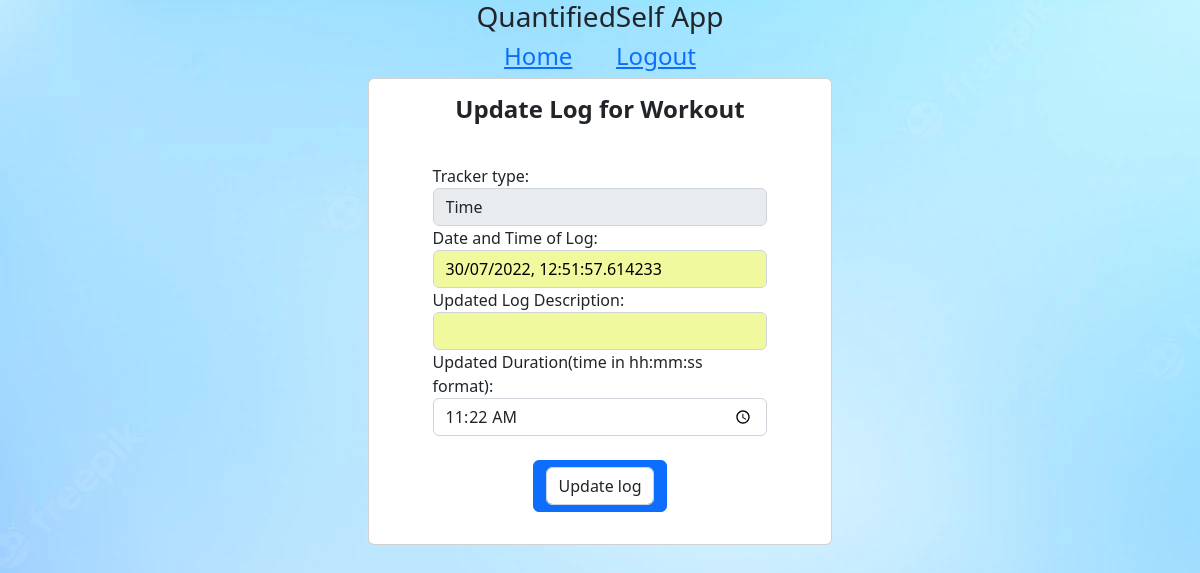
/log/3/update (signed in), run on the app's committed database.
### database.py (models this page shows, shortened)
class Tracker(db.Model):
    user_id = db.Column(db.Integer,
                        db.ForeignKey('user.user_id'),
                        nullable=False)
    tracker_id = db.Column(db.Integer, primary_key=True, autoincrement=True)
    tracker_name = db.Column(db.String, nullable=False)
    description_tracker = db.Column(db.String, nullable=False)
    type = db.Column(db.String, nullable=False)
    logs = db.relationship("Log", cascade="all", backref="tracker")

class Log(db.Model):
    tracker_id = db.Column(db.Integer,
                           db.ForeignKey("tracker.tracker_id"),
                           nullable=False)
    log_id = db.Column(db.Integer, primary_key=True, autoincrement=True)
    log = db.Column(db.String, nullable=False)
    date_time = db.Column(db.DateTime, nullable=False)
    log_description = db.Column(db.String, nullable=False)

### main.py (the view, shortened to what this page needs)
@app.route('/log/<int:log_id>/update', methods=['GET', 'POST'])
@login_required
def update_log(log_id):
    lot = db.session.query(Log.log_id).all()
    if (log_id, ) not in lot:
        return error_page("No such log")
    l = Log.query.get(log_id)
    return render_template('log_update.html', log=l, datetime=datetime)

### main.py (called while the page is built)
@login_manager.user_loader
def load_user(user_id):
    return User.query.get(user_id)

### templates/log_update.html (shortened to what this page needs)
<html>
  <head>
    <link href="https://cdn.jsdelivr.net/npm/bootstrap@5.2.0/dist/css/bootstrap.min.css" rel="stylesheet">
    <link rel="stylesheet" href="/static/main.css">
  </head>
  <body>
    <center><h3> QuantifiedSelf App</h3></center>
    <div class="h4 col-15 d-flex justify-content-center">
            <a href="/home">Home</a>&nbsp;&nbsp;&nbsp;&nbsp;&nbsp;&nbsp;&nbsp;
            <a href="/logout">Logout</a></div>
    <div class="container mt-14 mb-14 d-flex justify-content-center">
        <div class="card px-5 py-10">
        <div class="card-body">
        <form class="well form-horizontal" action="/log/{{log.log_id}}/update" method="post">
             <center><h4 class="card-title mb-3"><b>Update Log for {{log.tracker.tracker_name}}</b></h4></center><br>
          <div class="row">
                <div class="col-sm-15">
                    <div class="form-group">
          <label for="type" class="col-md-10 control-label">Tracker type:</label>
                      <div class="input-group">
          <input name="type" class="form-control" value="{{log.tracker.type}}" disabled></div>
      </div></div></div>
          <div class="row">
                <div class="col-sm-12">
                    <div class="form-group">
          <label for="dateandtime" class="col-md-10 control-label">Date and Time of Log:</label>
                      <div class="input-group">
          <input type="text" name="dateandtime"class="form-control" value="{{log.date_time.strftime('%d/%m/%Y, %H:%M:%S.%f')}}"></div>
      </div></div></div>
          <div class="row">
                <div class="col-sm-12">
                    <div class="form-group">
          <label for="desc" class="col-md-10 control-label">Updated Log Description:</label>
                      <div class="input-group">
          <input type="text" class="form-control" name="desc" value={{log.log_description}}>
                        </div>
      </div></div></div>
          <div class="row">
                <div class="col-sm-12">
                    <div class="form-group">
          {% if log.tracker.type=='Text' %}
          <label for="typelog" class="col-md-10 control-label">Enter updated text value:</label>
                      <div class="input-group">
          <input type="text" class="form-control" name="typelog" value="{{log.log}}" required></div>
          {% elif log.tracker.type=='Number' %}
          <label for="typelog" class="col-md-10 control-label">Enter updated numeric value:</label>
                      <div class="input-group">
          <input class="form-control" type="number" name="typelog" value="{{log.log}}" required></div>
          {% elif log.tracker.type=='Time' %}
          <label for="typelog" class="col-md-10 control-label">Updated Duration(time in hh:mm:ss format):</label>
                      <div class="input-group">
          <input class="form-control" type="time" name="typelog" value="{{log.log}}" required></div>
          {% endif %}
          </div></div></div><br><center><div class="btn btn-primary">
          <button type="submit" class="form-control">Update log</button></div></center>
        </form>
  </body>
</html>

### static/main.css (style rules this page uses)
body { background-image:url("background.jpg"); }
input[type=text] { background-color: #F1F99E; color: black; }

### data on the page
Tracker: tracker.tracker_name "Workout", type "Time"
Log: dateandtime "30/07/2022, 12:51:57.614233", typelog "11:22"
